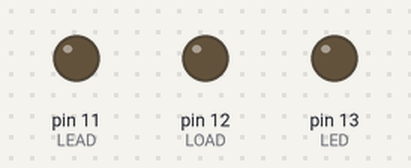
Recording of a sketch running on a simulated Arduino Uno, built with avr-gcc and run on an emulated ATmega328P. On the bench: output pins drawn as LEDs (lit = HIGH).

Above: at 0.4 s.
At 1.8 s:
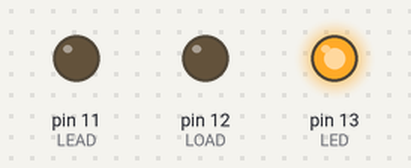
At 3.7 s:
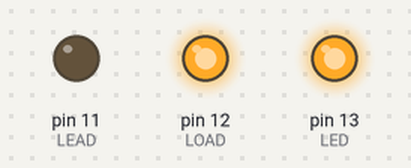
At 5.2 s:
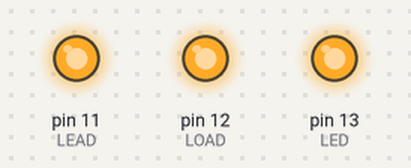
At 6.2 s:
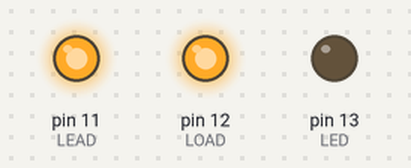
Timing chart, 0 to 7.5 s (numbered marks = the images above):
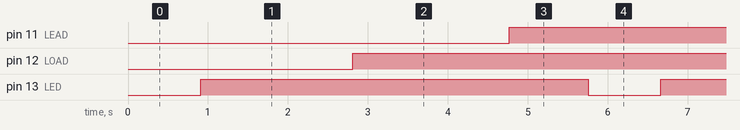

The sketch:

blinking.ino
```cpp
int LED = 13;
int LOAD = 12;
int LEAD = 11;

void setup() {
  pinMode(LED,OUTPUT);
  pinMode(LOAD,OUTPUT);
  pinMode(LEAD,OUTPUT);


}

void loop() {
  while(LED < 100) {
    digitalWrite(LED,LOW);
    delay(912);
    digitalWrite(LED,HIGH);
    delay(912);
    digitalWrite(LOAD,LOW);
    delay(986);
    digitalWrite(LOAD,HIGH);
    delay(982);
    digitalWrite(LEAD,LOW);
    delay(980);
    digitalWrite(LEAD,HIGH);
    delay(983);
  }

}
```

Measured:
- by itself, pin 11 (LEAD): alternates HIGH for 4.8 s and LOW for 0.98 s
- by itself, pin 12 (LOAD): alternates HIGH for 4.8 s and LOW for 0.99 s
- by itself, pin 13 (LED): alternates HIGH for 4.8 s and LOW for 0.91 s
